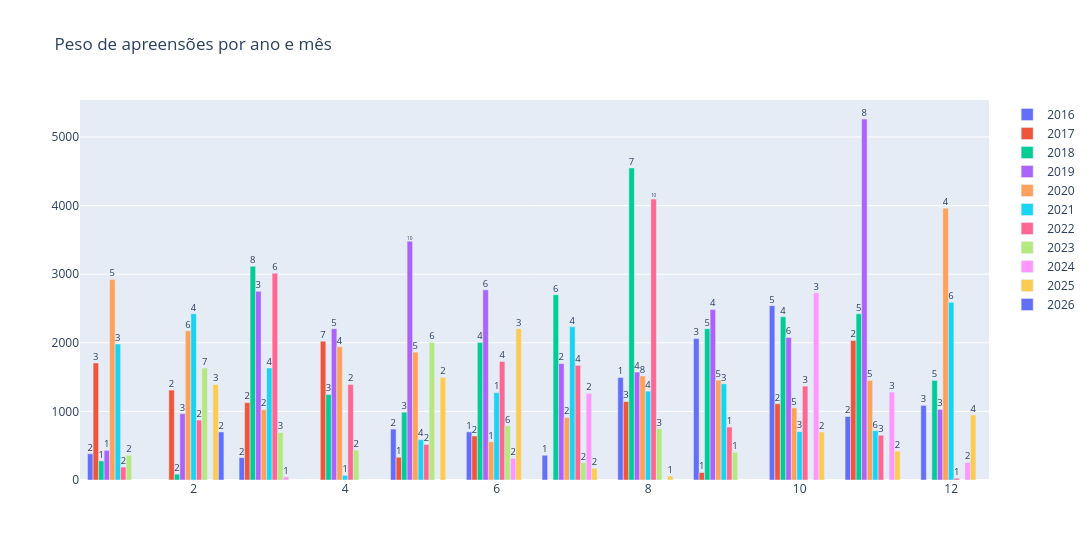

The code cell stored with this chart in its notebook:
### Code cell
g.FigTotalApreensaoPorAnoMes()

### Figure 1 — Plotly figure (JSON) as saved in the notebook; plotly's stock layout.template omitted (floating-point values rounded to 4 significant figures)
{"data": [{"name": "2016", "text": ["2", "2", "2", "1", "1", "1", "3", "5", "2", "3"], "type": "bar", "x": [1, 3, 5, 6, 7, 8, 9, 10, 11, 12], "y": [382.6, 325.3, 742.3, 702.1, 360.4, 1495, 2061.0, 2542.0, 924.9, 1087]}, {"name": "2017", "text": ["3", "2", "2", "7", "1", "2", "3", "1", "2", "2"], "type": "bar", "x": [1, 2, 3, 4, 5, 6, 8, 9, 10, 11], "y": [1706, 1311, 1128.0, 2024.0, 332, 642, 1143, 109, 1112, 2033]}, {"name": "2018", "text": ["1", "2", "8", "3", "3", "4", "6", "7", "5", "4", "5", "5"], "type": "bar", "x": [1, 2, 3, 4, 5, 6, 7, 8, 9, 10, 11, 12], "y": [279, 85.2, 3117.0, 1247, 988, 2005.0, 2701, 4550.0, 2206.0, 2381, 2423, 1452]}, {"name": "2019", "text": ["1", "3", "3", "5", "10", "6", "2", "4", "4", "6", "8", "3"], "type": "bar", "x": [1, 2, 3, 4, 5, 6, 7, 8, 9, 10, 11, 12], "y": [431.8, 967.3, 2750.0, 2206, 3482.0, 2772.0, 1697, 1574.0, 2486, 2079.0, 5263.0, 1029]}, {"name": "2020", "text": ["5", "6", "2", "4", "5", "1", "2", "8", "5", "5", "5", "4"], "type": "bar", "x": [1, 2, 3, 4, 5, 6, 7, 8, 9, 10, 11, 12], "y": [2922, 2176.0, 1026, 1942, 1864, 557, 910, 1517, 1456, 1052, 1452, 3962]}, {"name": "2021", "text": ["3", "4", "4", "1", "4", "1", "4", "4", "3", "3", "6", "6"], "type": "bar", "x": [1, 2, 3, 4, 5, 6, 7, 8, 9, 10, 11, 12], "y": [1983, 2425, 1633.0, 68, 588.4, 1274.0, 2234.0, 1295.0, 1403, 705, 719, 2592.0]}, {"name": "2022", "text": ["2", "2", "6", "2", "2", "4", "4", "10", "1", "3", "3", "1"], "type": "bar", "x": [1, 2, 3, 4, 5, 6, 7, 8, 9, 10, 11, 12], "y": [189, 873.5, 3014, 1393, 518.5, 1728, 1672.0, 4096.0, 772, 1369, 652.8, 26]}, {"name": "2023", "text": ["2", "7", "3", "2", "6", "6", "2", "3", "1"], "type": "bar", "x": [1, 2, 3, 4, 5, 6, 7, 8, 9], "y": [362, 1632.0, 692, 435, 2006.0, 789.9, 251, 747.8, 405]}, {"name": "2024", "text": ["1", "2", "2", "3", "3", "2"], "type": "bar", "x": [3, 6, 7, 10, 11, 12], "y": [46, 315, 1262, 2728.0, 1282, 256]}, {"name": "2025", "text": ["3", "2", "3", "2", "1", "2", "2", "4"], "type": "bar", "x": [2, 5, 6, 7, 8, 10, 11, 12], "y": [1393, 1496, 2206.0, 170.3, 58, 700, 421, 950]}, {"name": "2026", "text": ["2"], "type": "bar", "x": [2], "y": [701]}], "layout": {"title": {"text": "Peso de apreensões por ano e mês"}, "width": 1100}}
